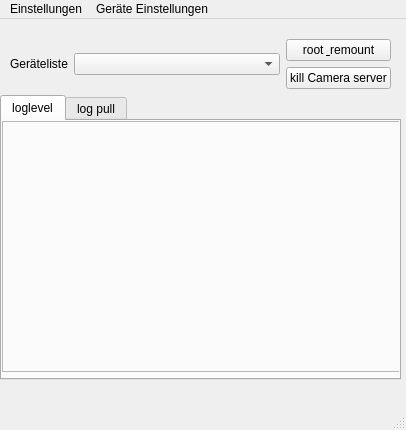
<?xml version="1.0" encoding="UTF-8"?>
<ui version="4.0">
 <class>MainWindow</class>
 <widget class="QMainWindow" name="MainWindow">
  <property name="geometry">
   <rect>
    <x>0</x>
    <y>0</y>
    <width>406</width>
    <height>430</height>
   </rect>
  </property>
  <property name="windowTitle">
   <string>adb logcat tool</string>
  </property>
  <widget class="QWidget" name="centralwidget">
   <widget class="QWidget" name="verticalLayoutWidget">
    <property name="geometry">
     <rect>
      <x>0</x>
      <y>10</y>
      <width>401</width>
      <height>361</height>
     </rect>
    </property>
    <layout class="QVBoxLayout" name="verticalLayout_main">
     <property name="topMargin">
      <number>10</number>
     </property>
     <property name="bottomMargin">
      <number>10</number>
     </property>
     <item>
      <layout class="QHBoxLayout" name="horizontalLayout_device">
       <property name="leftMargin">
        <number>10</number>
       </property>
       <property name="topMargin">
        <number>0</number>
       </property>
       <property name="rightMargin">
        <number>10</number>
       </property>
       <item>
        <widget class="QLabel" name="label_device">
         <property name="text">
          <string>Geräteliste</string>
         </property>
        </widget>
       </item>
       <item>
        <widget class="QComboBox" name="comboBox_device_list">
         <property name="sizePolicy">
          <sizepolicy hsizetype="Expanding" vsizetype="Fixed">
           <horstretch>0</horstretch>
           <verstretch>0</verstretch>
          </sizepolicy>
         </property>
        </widget>
       </item>
       <item>
        <layout class="QVBoxLayout" name="verticalLayout_device_buttom">
         <item>
          <widget class="QPushButton" name="pushButton_root">
           <property name="text">
            <string>root &amp; remount</string>
           </property>
          </widget>
         </item>
         <item>
          <widget class="QPushButton" name="pushButton_kill_cam">
           <property name="text">
            <string>kill Camera server</string>
           </property>
          </widget>
         </item>
        </layout>
       </item>
      </layout>
     </item>
     <item>
      <widget class="QTabWidget" name="tabWidget_main">
       <property name="tabShape">
        <enum>QTabWidget::Rounded</enum>
       </property>
       <property name="currentIndex">
        <number>0</number>
       </property>
       <property name="elideMode">
        <enum>Qt::ElideNone</enum>
       </property>
       <property name="tabsClosable">
        <bool>false</bool>
       </property>
       <widget class="QWidget" name="tab_log_level">
        <attribute name="title">
         <string>loglevel</string>
        </attribute>
        <widget class="QFrame" name="frame">
         <property name="geometry">
          <rect>
           <x>0</x>
           <y>0</y>
           <width>401</width>
           <height>251</height>
          </rect>
         </property>
         <property name="frameShape">
          <enum>QFrame::StyledPanel</enum>
         </property>
         <property name="frameShadow">
          <enum>QFrame::Raised</enum>
         </property>
        </widget>
       </widget>
       <widget class="QWidget" name="tab_log_pull">
        <attribute name="title">
         <string>log pull</string>
        </attribute>
       </widget>
      </widget>
     </item>
    </layout>
   </widget>
  </widget>
  <widget class="QMenuBar" name="menubar">
   <property name="geometry">
    <rect>
     <x>0</x>
     <y>0</y>
     <width>406</width>
     <height>22</height>
    </rect>
   </property>
   <widget class="QMenu" name="menu_setting">
    <property name="title">
     <string>Einstellungen</string>
    </property>
    <addaction name="action_general_settings"/>
    <addaction name="action_log_level_settings"/>
   </widget>
   <widget class="QMenu" name="menu_device">
    <property name="title">
     <string>Geräte Einstellungen</string>
    </property>
    <addaction name="action_refresh_device_list"/>
   </widget>
   <addaction name="menu_setting"/>
   <addaction name="menu_device"/>
  </widget>
  <widget class="QStatusBar" name="statusbar"/>
  <action name="action_general_settings">
   <property name="text">
    <string>Allgemeine Einstellungen</string>
   </property>
  </action>
  <action name="action_log_level_settings">
   <property name="text">
    <string>Acrtion Log Level Settings</string>
   </property>
  </action>
  <action name="action_refresh_device_list">
   <property name="text">
    <string>Refresh Device List</string>
   </property>
  </action>
 </widget>
 <resources/>
 <connections/>
</ui>
